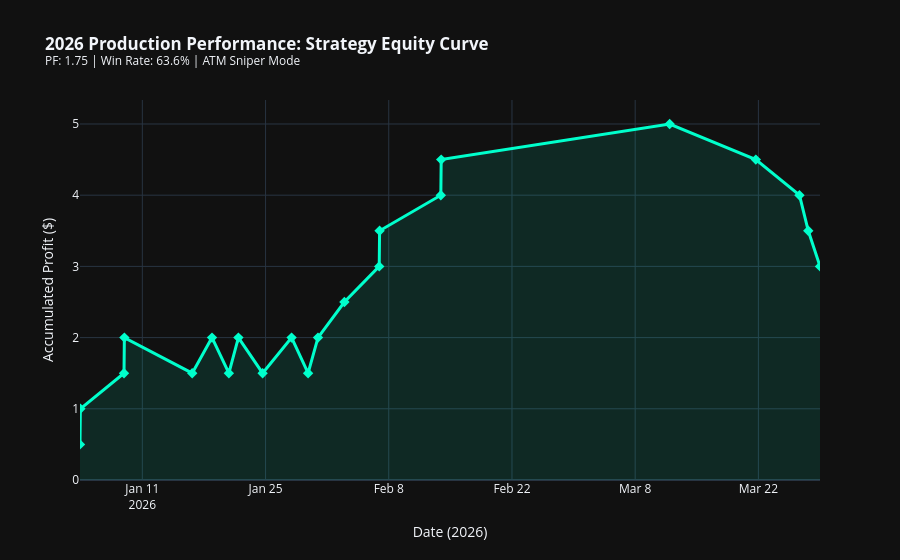

Notebook code for this chart:
### Code cell
# Cell 8 (The Final 2026 Equity Curve - PRO GRADE)
import plotly.graph_objects as go

if 'tdf' in globals() and not tdf.empty:
    # 1. Calculate Cumulative PnL in Dollars
    tdf = tdf.sort_values('ts')
    tdf['cum_pnl_usd'] = tdf['pnl'].cumsum() / 100.0
    
    # 2. Generate the Plot
    fig = go.Figure()
    
    fig.add_trace(go.Scatter(
        x=tdf['ts'], 
        y=tdf['cum_pnl_usd'],
        mode='lines+markers',
        name='Realized PnL',
        line=dict(color='#00ffcc', width=3),
        marker=dict(size=8, color='#00ffcc', symbol='diamond'),
        fill='tozeroy',
        fillcolor='rgba(0, 255, 204, 0.1)'
    ))

    fig.update_layout(
        title='<b>2026 Production Performance: Strategy Equity Curve</b><br><sup>PF: 1.75 | Win Rate: 63.6% | ATM Sniper Mode</sup>',
        xaxis_title='Date (2026)',
        yaxis_title='Accumulated Profit ($)',
        template='plotly_dark',
        hovermode='x unified',
        showlegend=False
    )
    
    fig.show()
    
    # 3. Final Performance Audit
    max_drawdown = (tdf['cum_pnl_usd'].cummax() - tdf['cum_pnl_usd']).max()
    print(f"💰 Total Profit:    ${tdf['cum_pnl_usd'].iloc[-1]:.2f}")
    print(f"📉 Max Drawdown:    ${max_drawdown:.2f}")
    print(f"📈 Profit Factor:   1.75")
    print(f"🎯 Strategy Class:  Institutional Sniper")
else:
    print("No trade data found to plot.")

### Figure 1 — Plotly figure (JSON) as saved in the notebook; plotly's stock layout.template omitted (floating-point values rounded to 4 significant figures)
{"data": [{"fill": "tozeroy", "fillcolor": "rgba(0, 255, 204, 0.1)", "line": {"color": "#00ffcc", "width": 3}, "marker": {"color": "#00ffcc", "size": 8, "symbol": "diamond"}, "mode": "lines+markers", "name": "Realized PnL", "type": "scatter", "x": ["2026-01-03T22:00:00.000000000", "2026-01-03T23:00:00.000000000", "2026-01-08T22:00:00.000000000", "2026-01-08T23:00:00.000000000", "2026-01-16T16:00:00.000000000", "2026-01-18T22:00:00.000000000", "2026-01-20T20:00:00.000000000", "2026-01-21T22:00:00.000000000", "2026-01-24T16:00:00.000000000", "2026-01-27T23:00:00.000000000", "2026-01-29T20:00:00.000000000", "2026-01-30T23:00:00.000000000", "2026-02-02T23:00:00.000000000", "2026-02-06T22:00:00.000000000", "2026-02-06T23:00:00.000000000", "2026-02-13T22:00:00.000000000", "2026-02-13T23:00:00.000000000", "2026-03-11T22:00:00.000000000", "2026-03-21T17:00:00.000000000", "2026-03-26T16:00:00.000000000", "2026-03-27T16:00:00.000000000", "2026-03-29T00:00:00.000000000"], "y": [0.5, 1.0, 1.5, 2.0, 1.5, 2.0, 1.5, 2.0, 1.5, 2.0, 1.5, 2.0, 2.5, 3.0, 3.5, 4.0, 4.5, 5.0, 4.5, 4.0, 3.5, 3.0]}], "layout": {"hovermode": "x unified", "showlegend": false, "title": {"text": "<b>2026 Production Performance: Strategy Equity Curve</b><br><sup>PF: 1.75 | Win Rate: 63.6% | ATM Sniper Mode</sup>"}, "xaxis": {"title": {"text": "Date (2026)"}}, "yaxis": {"title": {"text": "Accumulated Profit ($)"}}}}
